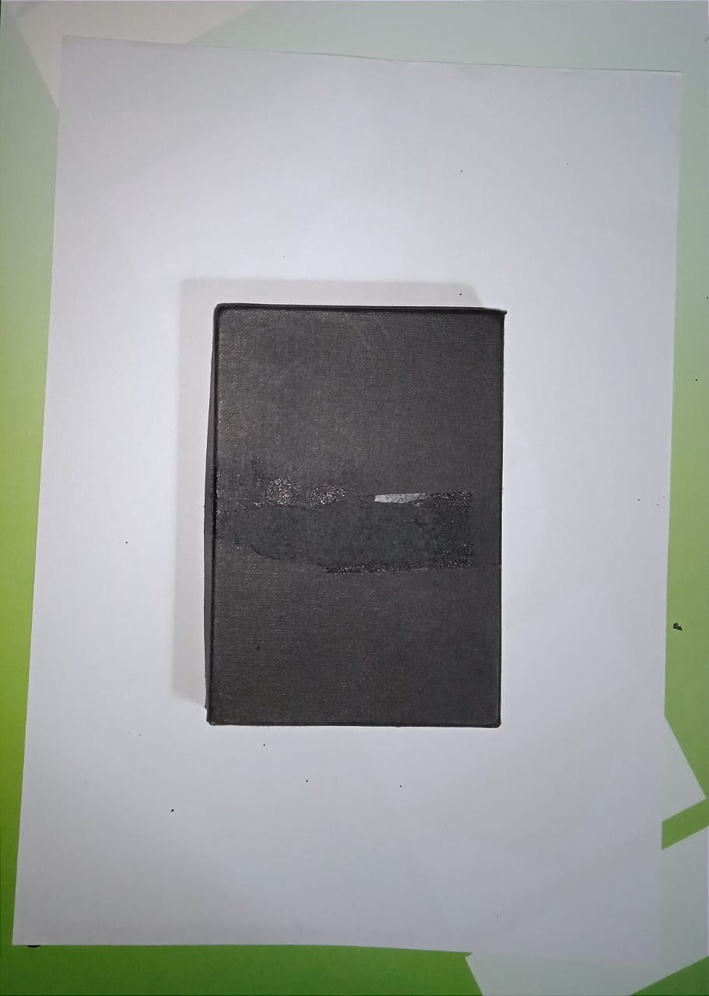
#> input picture 01. Finding Object Width and Height/1.jpeg, 709 x 996 px, shrunk from 911 x 1280 before the run
$ python -i utilis.py   (imports and definitions only)
#> lines starting #> are read from the running program, lines starting #| are printed output that depends on the picture; after the words box and inside, x2 and y2 are one past the last pixel; in counts of white or black regions, pixels touching at a corner belong together
#> further down, picture is the input picture: shape (996, 709, 3); mean B, G, R 157.4, 159.1, 155.7
import cv2 as cv
import numpy as np

# find contours
def findCountoures(frame, cThr = [100, 100], show = True, minArea = 1000, filter=0, draw=False):

#> called with show = True, minArea = 1000, filter = 0, draw = False
    grayFrame = cv.cvtColor(frame, cv.COLOR_BGR2GRAY)
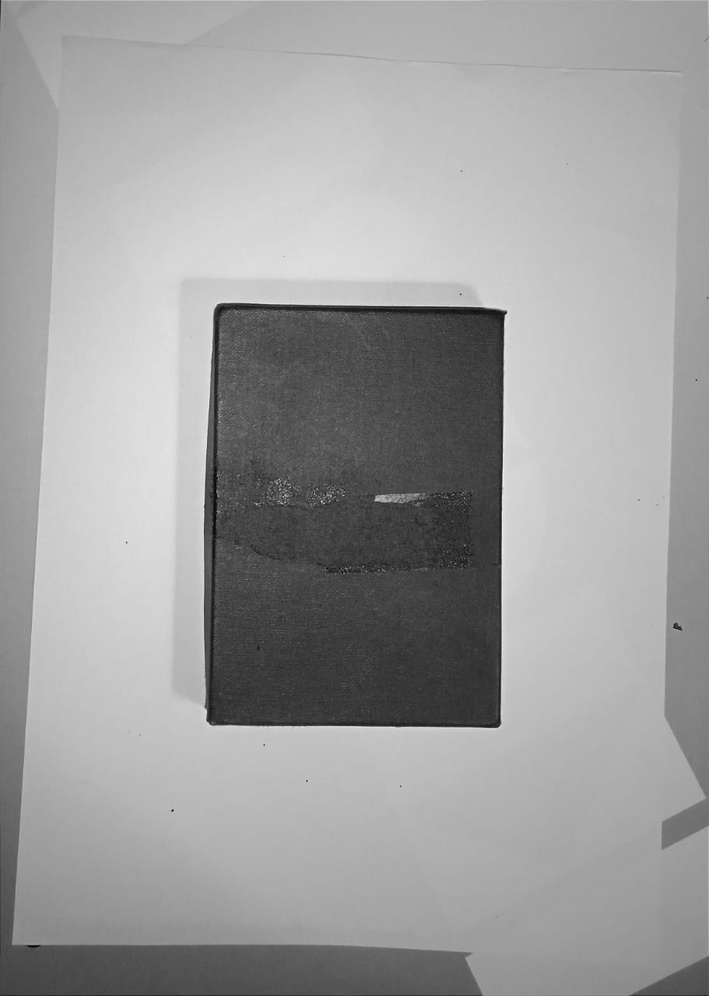
#> grayFrame: shape (996, 709); min 3, max 244, mean 157.9
    blurFrame = cv.GaussianBlur(grayFrame, (5,5), 1)
    cannyFrame = cv.Canny(blurFrame,cThr[0], cThr[1])
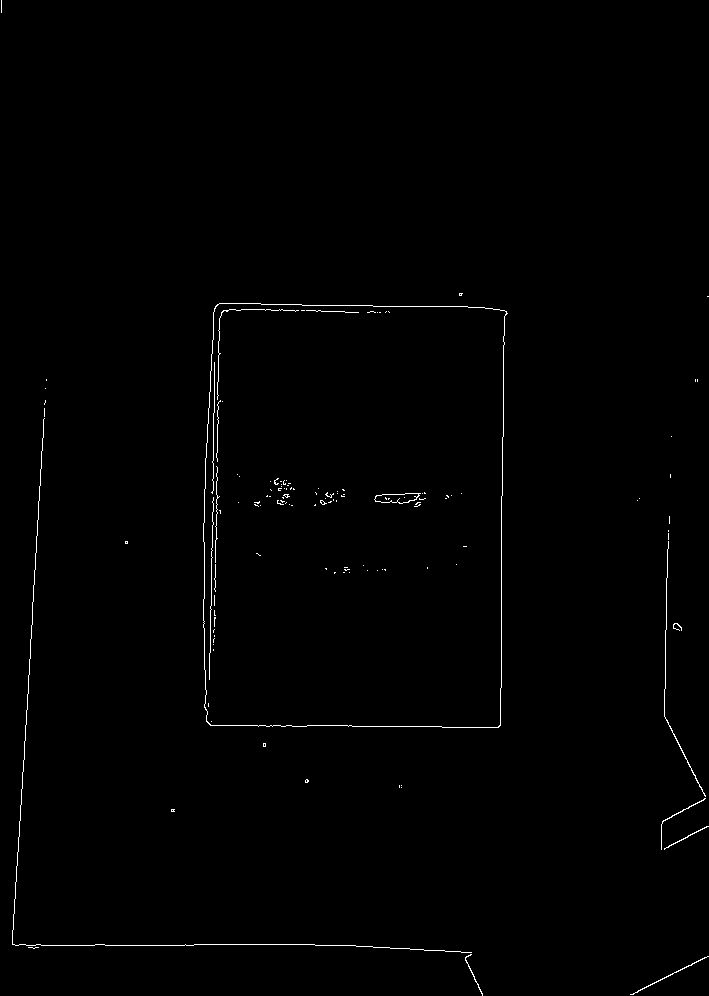
#> cannyFrame: shape (996, 709); 0.62% white in thin lines or dots

    kernel = np.ones((5,5))

    dilateFrame = cv.dilate(cannyFrame, kernel, iterations=3)
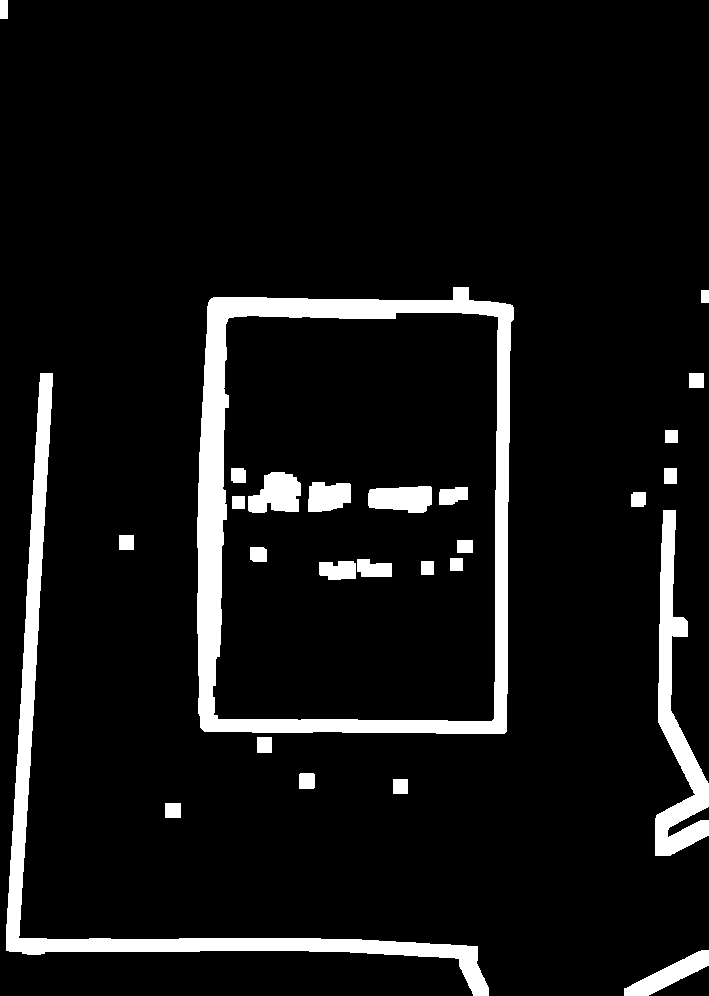
#> dilateFrame: shape (996, 709); 7.9% white; 27 white regions, largest, box (x1, y1, x2, y2) and area: (197, 287, 514, 734) 24050, (6, 373, 489, 996) 14810, (655, 510, 709, 856) 6650
    thrsFrame = cv.erode(dilateFrame, kernel, iterations=2)
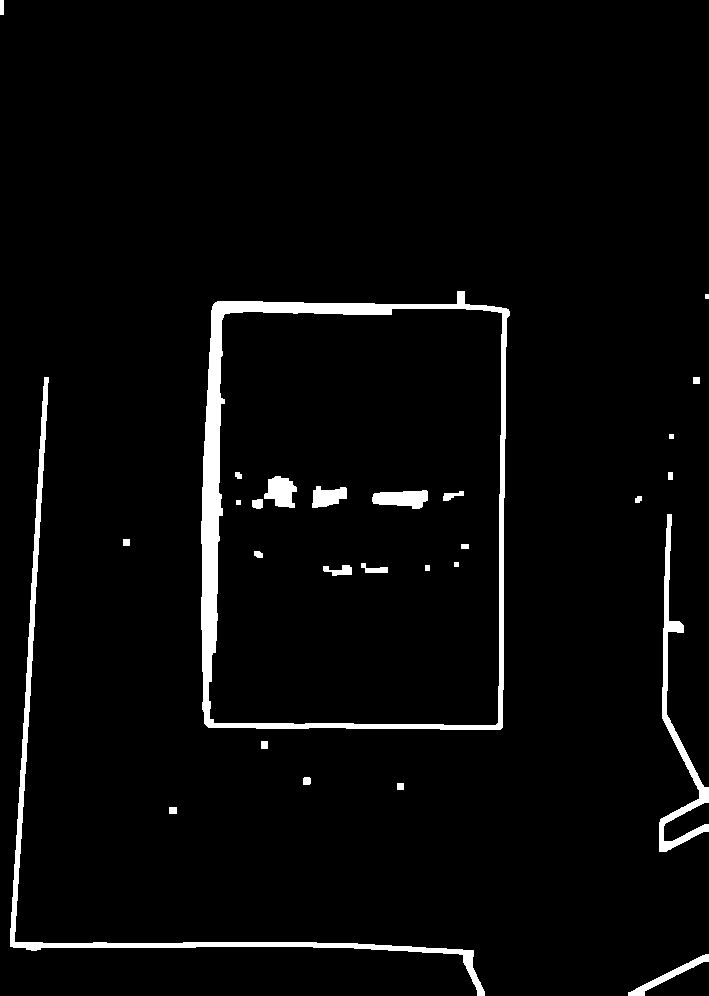
#> thrsFrame: shape (996, 709); 3.5% white; 28 white regions

    if show: cv.imshow("canny", thrsFrame)

    contours, hiearchy = cv.findContours(thrsFrame, cv.RETR_EXTERNAL, cv.CHAIN_APPROX_SIMPLE)
#> contours = 15 contours, 2 with area under 20; largest, box (x1, y1, x2, y2) and area: (201, 291, 510, 730) 127321, (10, 377, 485, 996) 4658, (659, 514, 709, 852) 2262, (628, 954, 709, 996) 521, (303, 777, 311, 785) 48; hiearchy = 15 rows, first 6: [1, -1, -1, -1], [2, 0, -1, -1], [3, 1, -1, -1], [4, 2, -1, -1], [5, 3, -1, -1], [6, 4, -1, -1]

    finalContours = []
    for i in contours:
        area = cv.contourArea(i)

        if area > minArea:
            parimeter = cv.arcLength(i, True)
            approx = cv.approxPolyDP(i, 0.02*parimeter, True)

            bbox = cv.boundingRect(approx)

            if filter > 0:
                if len(approx) == filter:
                    finalContours.append([len(approx), area, approx, bbox, i])
            else:
                finalContours.append([len(approx), area, approx, bbox, i])
#> this loop made 15 passes
#> (area, parimeter, approx, bbox) on passes 12, 14: (4657.5, 2193.9, [[44, 377], [10, 946], [484, 995], [14, 941]], (10, 377, 475, 619)), (127321, 1474.7, [[508, 309], [213, 304], [208, 727], [502, 727]], (208, 304, 301, 424))
#> (area, parimeter, bbox) on pass 7: (2262, 910.1, (659, 514, 50, 338))
#> after the loop, finalContours = 3 items

    finalContours = sorted(finalContours, key = lambda x:x[1], reverse=True)

    if draw:
        for con in finalContours:
            cv.drawContours(frame, con[4], -1, (255,0,255), 3)

    return frame, finalContours

def reorder(myPonits):
    print(myPonits.shape)
    myPonitsNew = np.zeros_like(myPonits)
    myPonits = myPonits.reshape((4,2))
    add = myPonits.sum(1)

    myPonitsNew[0] = myPonits[np.argmin(add)]
    myPonitsNew[3] = myPonits[np.argmax(add)]

    diff = np.diff(myPonits, axis = 1)
    myPonitsNew[1] = myPonits[np.argmin(diff)]
    myPonitsNew[2] = myPonits[np.argmax(diff)]

    return myPonitsNew
def wrapFrame(frame, ponits, w,h):

    pts1 = np.float32(ponits)
    pts2 = np.float32([[0,0], [w,0],[0,h],[w,h]])

    matrix = cv.getPerspectiveTransform(pts1, pts2)
    imgWrap = cv.warpPerspective(frame, matrix, (w,h))

    return imgWrap

>>> import cv2
>>> picture = cv2.imread('1.jpeg')
>>> result = findCountoures(picture)

$ run again, on 01. Finding Object Width and Height/3.jpeg
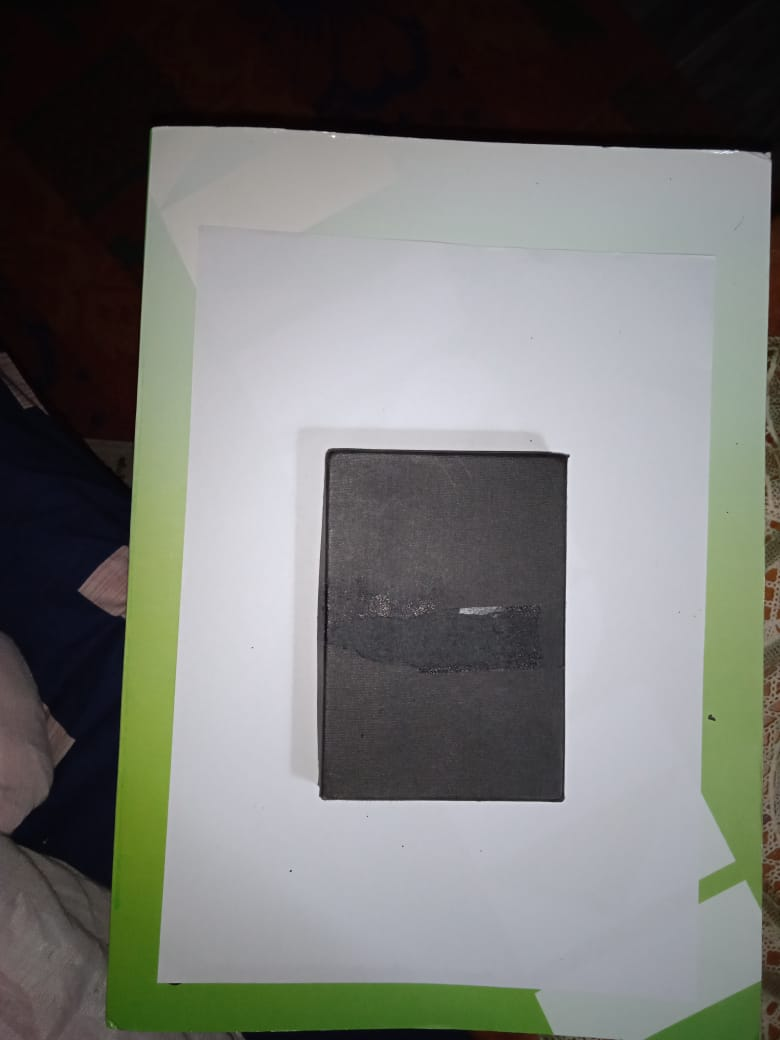
#> input picture 01. Finding Object Width and Height/3.jpeg, 780 x 1040 px
#> picture is the input picture: shape (1040, 780, 3); mean B, G, R 114, 117.6, 116.5
#> in findCountoures, `cannyFrame = cv.Canny(blurFrame,cThr[0], cThr[1])`:
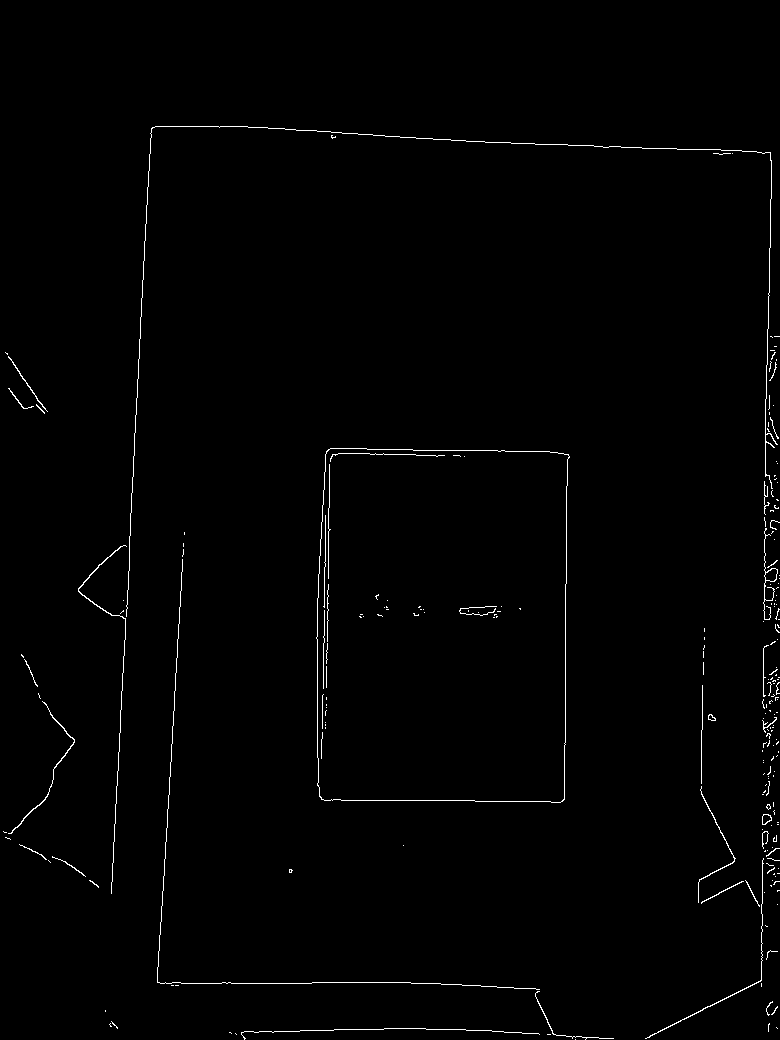
#> cannyFrame: shape (1040, 780); 0.94% white in thin lines or dots, all inside (x1, y1, x2, y2) = (3, 126, 780, 1040)
#> dilateFrame: shape (1040, 780); 11.6% white; 13 white regions, largest, box (x1, y1, x2, y2) and area: (0, 120, 780, 1040) 51521, (310, 442, 576, 809) 18900, (151, 526, 620, 1040) 17188
#> in findCountoures, `thrsFrame = cv.erode(dilateFrame, kernel, iterations=2)`:
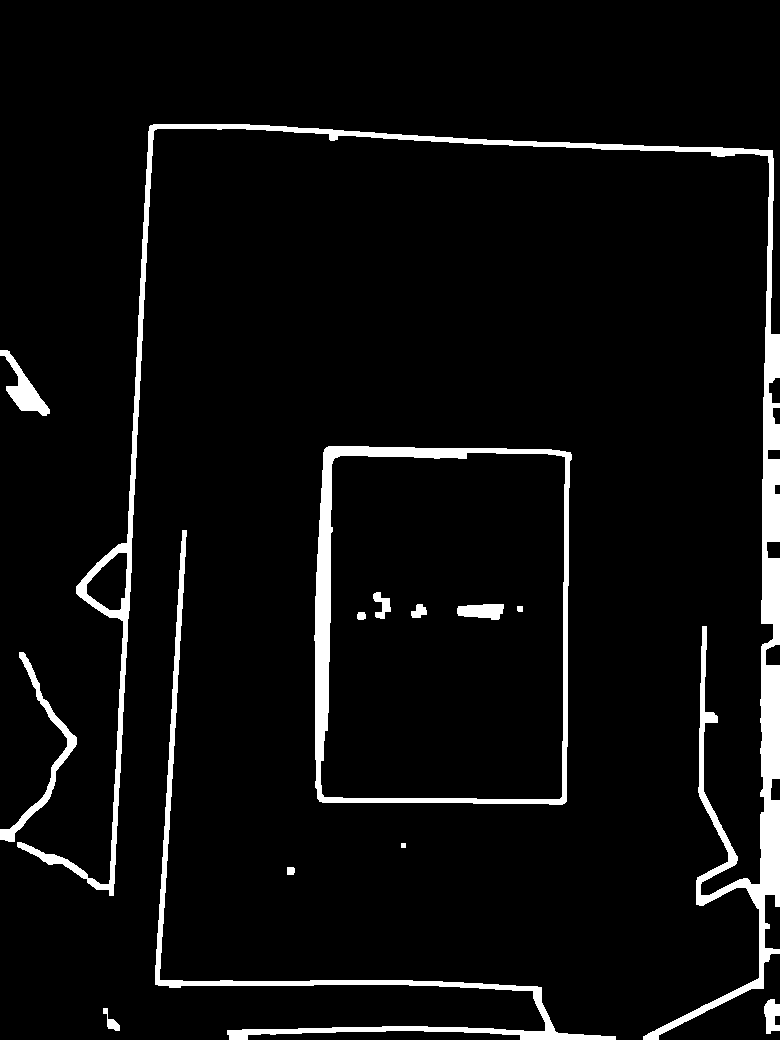
#> thrsFrame: shape (1040, 780); 5.4% white; 14 white regions
#> contours = 9 contours, 1 with area under 20; largest, box (x1, y1, x2, y2) and area: (314, 446, 572, 805) 88779, (17, 124, 780, 1040) 21579, (155, 530, 616, 1040) 5690, (0, 652, 77, 842) 1416, (0, 350, 50, 416) 1030, (764, 999, 780, 1034) 356, (103, 1008, 120, 1031) 120, (287, 867, 295, 875) 47; hiearchy = [[1, -1, -1, -1], [2, 0, -1, -1], [3, 1, -1, -1], [4, 2, -1, -1], [5, 3, -1, -1], [6, 4, -1, -1], [7, 5, -1, -1], [8, 6, -1, -1], [-1, 7, -1, -1]]
#> the loop in findCountoures, `for i in contours:` made 9 passes
#> (area, parimeter, approx, bbox) on passes 6 to 7: (5690.5, 2591.3, [[182, 530], [155, 984], [615, 1039], [159, 979]], (155, 530, 461, 510)), (88779, 1209.7, [[326, 447], [319, 801], [564, 803], [570, 452]], (319, 447, 252, 357))
#> after the loop in findCountoures, `for i in contours:`: finalContours = 5 items

$ run again, on 01. Finding Object Width and Height/4.jpeg
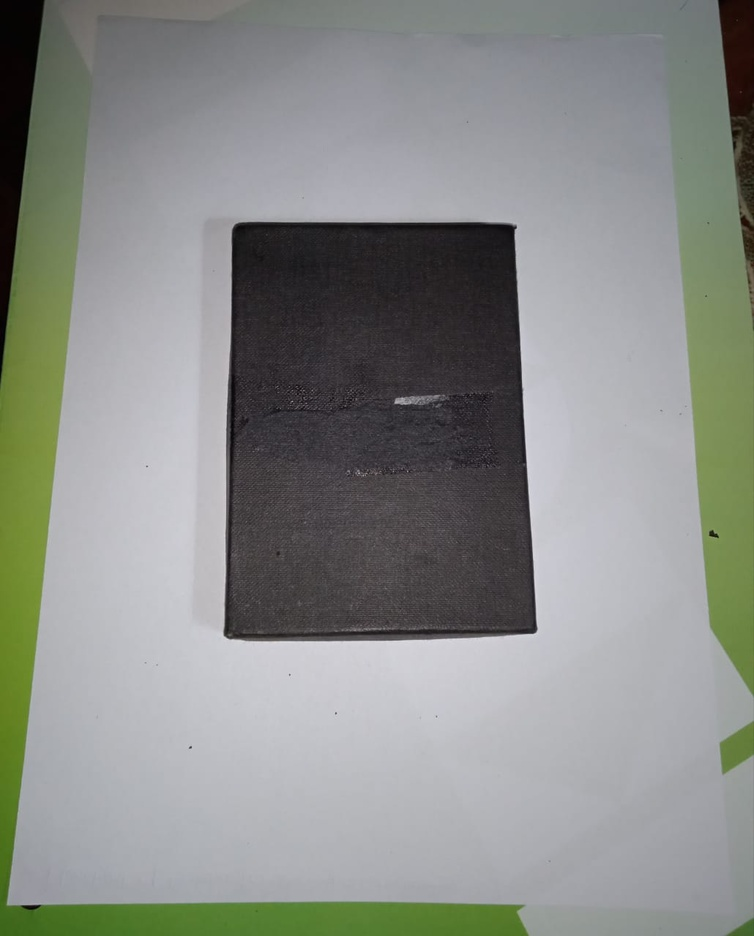
#> input picture 01. Finding Object Width and Height/4.jpeg, 754 x 936 px, shrunk from 1030 x 1280 before the run
#> picture is the input picture: shape (936, 754, 3); mean B, G, R 136.6, 140.5, 137.7
#> in findCountoures, `cannyFrame = cv.Canny(blurFrame,cThr[0], cThr[1])`:
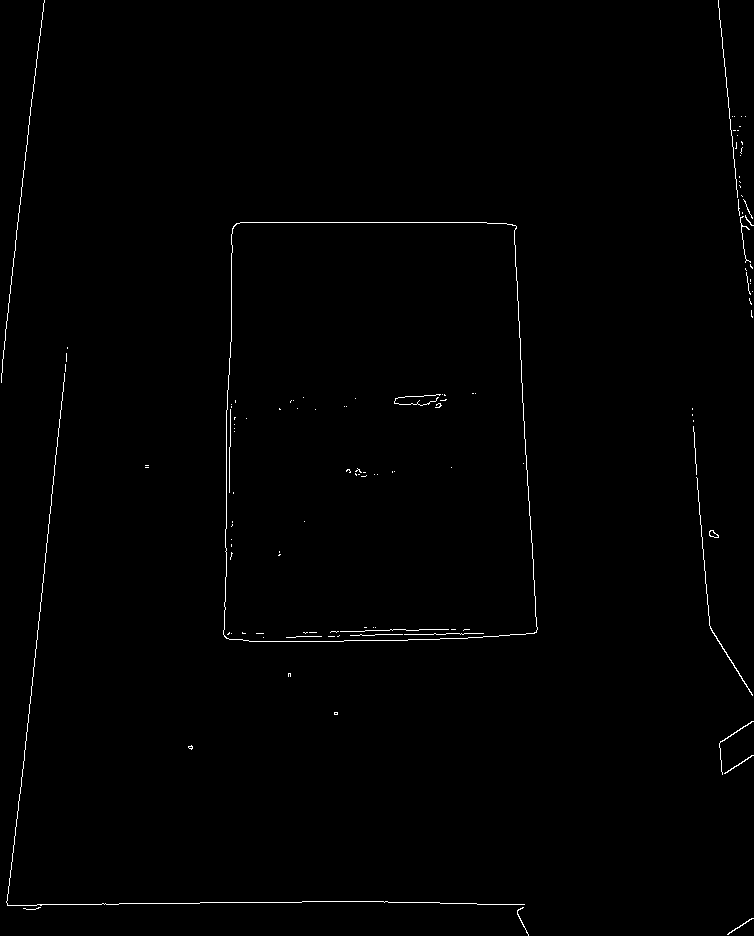
#> cannyFrame: shape (936, 754); 0.65% white in thin lines or dots
#> dilateFrame: shape (936, 754); 8.7% white; 20 white regions, largest, box (x1, y1, x2, y2) and area: (217, 216, 544, 648) 22326, (0, 341, 535, 936) 15554, (712, 0, 754, 324) 5390
#> in findCountoures, `thrsFrame = cv.erode(dilateFrame, kernel, iterations=2)`:
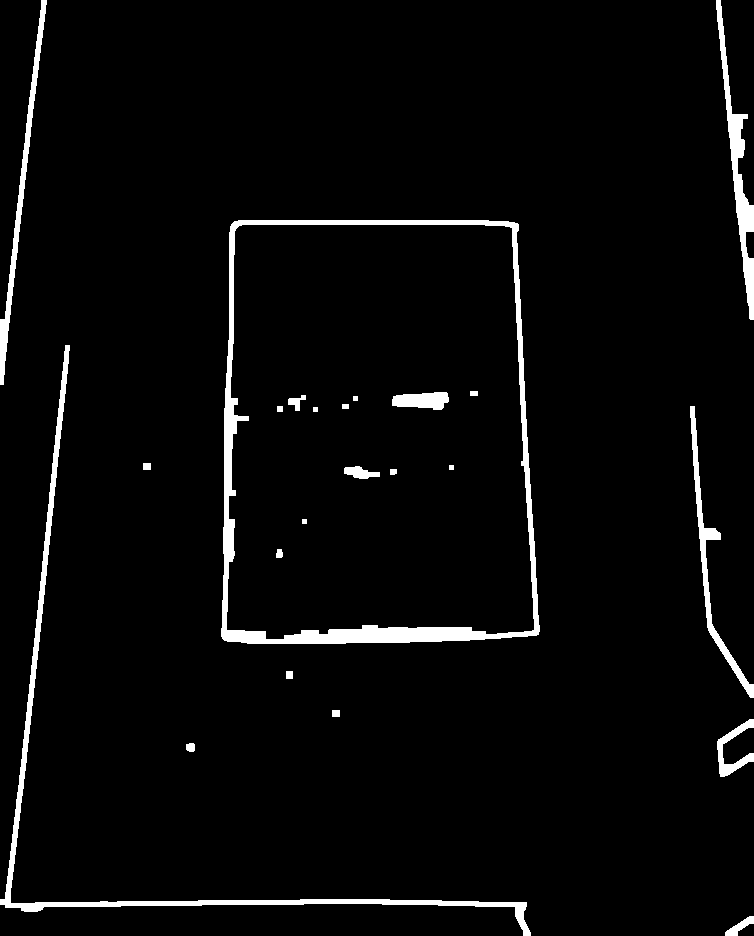
#> thrsFrame: shape (936, 754); 3.7% white; 23 white regions
#> contours = 11 contours; largest, box (x1, y1, x2, y2) and area: (221, 220, 540, 644) 126784, (0, 345, 531, 936) 4919, (716, 0, 754, 320) 2412, (0, 0, 47, 385) 1788, (690, 406, 754, 698) 1624; hiearchy = [[1, -1, -1, -1], [2, 0, -1, -1], [3, 1, -1, -1], [4, 2, -1, -1], [5, 3, -1, -1], [6, 4, -1, -1], [7, 5, -1, -1], [8, 6, -1, -1], [9, 7, -1, -1], [10, 8, -1, -1], [-1, 9, -1, -1]]
#> the loop in findCountoures, `for i in contours:` made 11 passes
#> (area, parimeter, approx, bbox) on passes 8 to 11: (4919, 2295.1, [[65, 345], [0, 904], [530, 935], [10, 902]], (0, 345, 531, 591)), (126783.5, 1452.3, [[234, 221], [222, 638], [538, 634], [518, 224]], (222, 221, 317, 418)), (2412.5, 716.8, [[716, 0], [753, 319], [747, 114], [731, 113]], (716, 0, 38, 320)), (1788, 813.1, [[46, 0], [0, 384]], (0, 0, 47, 385))
#> after the loop in findCountoures, `for i in contours:`: finalContours = 5 items
